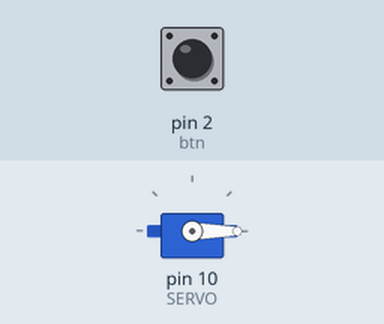
A sketch run on a simulated Arduino Uno, built with avr-gcc and run on an emulated ATmega328P. Shown: servo. The test bench sets the inputs (shaded band); at power-on: pin 2 (btn) HIGH.

Above: at 2.2 s.
2.3 s: pin 2 (btn) pulled LOW for 0.15 s
At 2.6 s:
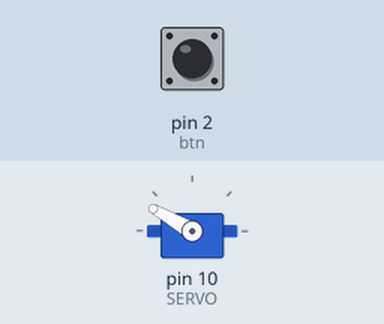
3.9 s: pin 2 (btn) pulled LOW for 1 s
At 5.0 s:
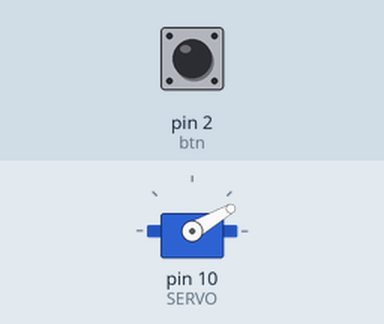
6.4 s: pin 2 (btn) pulled LOW for 3.2 s
At 6.9 s:
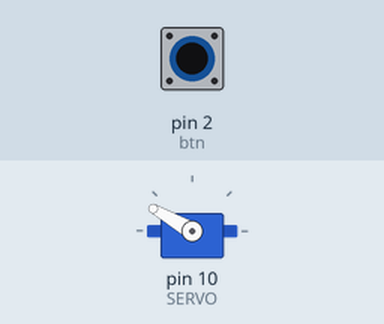
Timing chart, 0 to 9.4 s (numbered marks = the images above; inputs shaded):
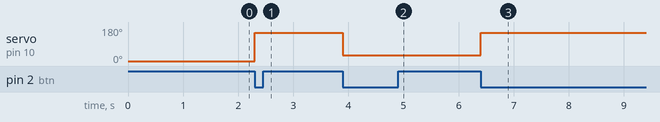

Measured:
- after the input at 2.3 s, servo on pin 10 (SERVO): 0° → 150° at once
- after the input at 3.9 s, servo on pin 10 (SERVO): 150° → 30° at once
- after the input at 6.4 s, servo on pin 10 (SERVO): 30° → 150° at once

The sketch:

sketch_dec27e.ino
```cpp
#include <Servo.h>

const int SERVO = 10;
Servo servo;
const int btn = 2;

int servo_state = 30;
boolean servo_state_changed = false;

void btnPressed(){
  servo_state = (servo_state == 30)?150:30;
  servo_state_changed = true;
}

void setup() {
  // put your setup code here, to run once:
  pinMode(btn, INPUT_PULLUP);
  attachInterrupt(digitalPinToInterrupt(btn), btnPressed, FALLING);
  servo.attach(SERVO);
  servo.write(0);
  delay(1000);

}

void loop() {
  // put your main code here, to run repeatedly:
  if(servo_state_changed){
    servo_state_changed = false;
    servo.write(servo_state);
  }
}
```
